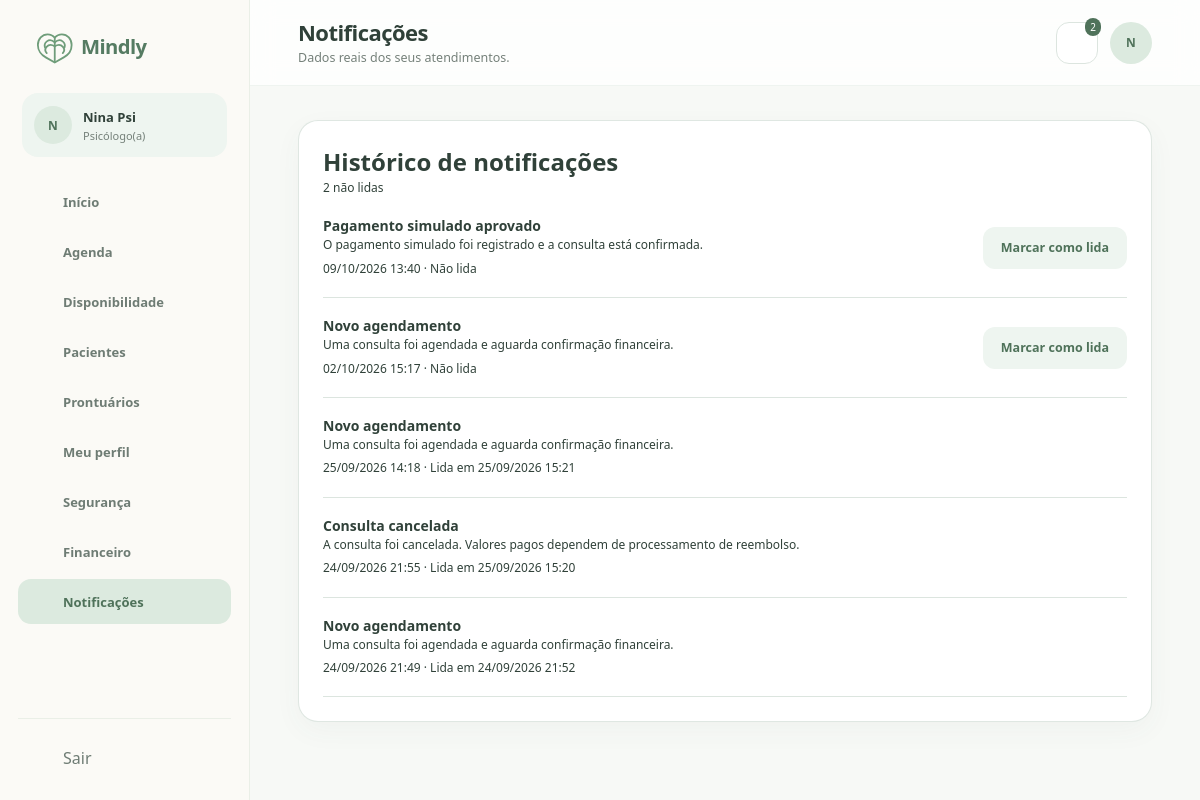
/view/notificacoesPsicologo.php (signed in), run on the app's committed database.
### tables this page shows
CREATE TABLE `psicologos` (
  `usuario_id` bigint(20) UNSIGNED NOT NULL,
  `crp` varchar(24) NOT NULL,
  `nome_profissional` varchar(150) DEFAULT NULL,
  `area_atuacao` varchar(150) DEFAULT NULL,
  `biografia` text DEFAULT NULL,
  `abordagem` text DEFAULT NULL,
  `valor_consulta` decimal(10,2) NOT NULL DEFAULT 0.00,
  `duracao_padrao_minutos` smallint(5) UNSIGNED NOT NULL DEFAULT 50,
  `status_verificacao` enum('pendente','aprovado','rejeitado') NOT NULL DEFAULT 'pendente',
  `verificado_em` datetime DEFAULT NULL,
  `criado_em` timestamp NOT NULL DEFAULT current_timestamp(),
  `atualizado_em` timestamp NOT NULL DEFAULT current_timestamp() ON UPDATE current_timestamp()
);

CREATE TABLE `usuarios` (
  `id` bigint(20) UNSIGNED NOT NULL,
  `nome` varchar(150) NOT NULL,
  `email` varchar(190) NOT NULL,
  `senha_hash` varchar(255) NOT NULL,
  `papel` enum('paciente','psicologo','admin') NOT NULL,
  `telefone` varchar(20) DEFAULT NULL,
  `avatar_url` varchar(500) DEFAULT NULL,
  `status` enum('pendente','ativo','suspenso','inativo') NOT NULL DEFAULT 'ativo',
  `email_verificado_em` datetime DEFAULT NULL,
  `ultimo_acesso_em` datetime DEFAULT NULL,
  `criado_em` timestamp NOT NULL DEFAULT current_timestamp(),
  `atualizado_em` timestamp NOT NULL DEFAULT current_timestamp() ON UPDATE current_timestamp()
);

CREATE TABLE `notificacoes` (
  `id` bigint(20) UNSIGNED NOT NULL,
  `usuario_id` bigint(20) UNSIGNED NOT NULL,
  `consulta_id` bigint(20) UNSIGNED DEFAULT NULL,
  `tipo` enum('consulta','pagamento','conta','sistema') NOT NULL DEFAULT 'sistema',
  `titulo` varchar(150) NOT NULL,
  `mensagem` text NOT NULL,
  `lida_em` datetime DEFAULT NULL,
  `criado_em` timestamp NOT NULL DEFAULT current_timestamp()
);

### model/Database.php (called while the page is built, shortened)
<?php
function config(): array
{
    static $config;
    if ($config === null) {
        $config = require __DIR__ . '/../config.example.php';
        $local = __DIR__ . '/../config/local.php';
        if (is_file($local))
            $config = array_replace($config, require $local);
    }
    return $config;
}
function db(): PDO
{
    static $pdo;
    if (!$pdo) {
        $c = config();
        $pdo = new PDO("mysql:host={$c['db_host']};port={$c['db_port']};dbname=mindly;charset=utf8mb4", $c['db_user'], $c['db_password'], [PDO::ATTR_ERRMODE => PDO::ERRMODE_EXCEPTION, PDO::ATTR_DEFAULT_FETCH_MODE => PDO::FETCH_ASSOC, PDO::ATTR_EMULATE_PREPARES => false]);
        $pdo->exec("SET time_zone = '+00:00'");
    }
    return $pdo;
}
function query(string $sql, array $params = []): PDOStatement
{
    $stmt = db()->prepare($sql);
    $stmt->execute($params);
    return $stmt;
}
function accountById($id)
{
    return query('SELECT u.*, p.status_verificacao FROM usuarios u LEFT JOIN psicologos p ON p.usuario_id=u.id WHERE u.id=?', [$id])->fetch();
}

### controller/Auth.php (called while the page is built, shortened)
<?php
require_once __DIR__ . '/../model/Database.php';
function e($value): string
{
    return htmlspecialchars((string) $value, ENT_QUOTES | ENT_SUBSTITUTE, 'UTF-8');
}
function accountProblem(array $user): ?string
{
    return null;
}
function requireRole(string $role): array
{
    try {
        $user = accountById($_SESSION['user_id']);
    } catch (Throwable $ex) {
        http_response_code(503);
        exit('Serviço temporariamente indisponível.');
    }
    return $user;
}

### controller/DadosController.php (called while the page is built, shortened)
<?php
require_once __DIR__ . '/../model/MindlyData.php';
function requestText(string $key): string
{
    return isset($_GET[$key]) && is_string($_GET[$key]) ? mb_substr(trim($_GET[$key]), 0, 190) : '';
}
function mindlyTime(?string $date = null): DateTimeImmutable
{
    return (new DateTimeImmutable($date ?: 'now', new DateTimeZone('UTC')))->setTimezone(new DateTimeZone('America/Sao_Paulo'));
}
function pageData(string $page, array $user): array
{
    $model = new MindlyData($user);
    $d = ['notificacoes' => $model->notifications(), 'consulta' => null, 'profissional' => null, 'horarios' => [], 'busca' => requestText('q')];
    switch ($page) {
        case 'notificacoesPsicologo.php':
            $d['avisos'] = $model->allNotifications();
            break;
    }
    $d['anterior'] = $_SESSION['operacao_anterior'] ?? [];
    return $d;
}
function loadPageData(string $page, array $user): array
{
    try {
        return pageData($page, $user);
    } catch (Throwable $error) {
        error_log('Mindly: falha ao consultar dados da página (' . get_class($error) . ').');
        http_response_code(503);
        exit('Não foi possível carregar os dados. Tente novamente mais tarde.');
    }
}

### model/MindlyData.php (called while the page is built, shortened)
<?php
require_once __DIR__ . '/Database.php';
final class MindlyData
{
    private int $id;
    public function __construct(array $user)
    {
        $this->id = (int) $user['id'];
    }
    public function notifications(): array
    {
        return query('SELECT id,titulo,mensagem,criado_em FROM notificacoes WHERE usuario_id=? AND lida_em IS NULL ORDER BY criado_em DESC,id DESC', [$this->id])->fetchAll();
    }
    public function allNotifications(): array
    {
        return query('SELECT id,titulo,mensagem,criado_em,lida_em FROM notificacoes WHERE usuario_id=? ORDER BY criado_em DESC,id DESC', [$this->id])->fetchAll();
    }
}

### view/componentes/dados.php (called while the page is built, shortened)
<?php
function dateLabel(?string $value, string $format = 'd/m/Y H:i'): string
{
    return $value ? mindlyTime($value)->format($format) : '—';
}

### view/notificacoesPsicologo.php (the view, shortened to what this page needs)
<?php require_once __DIR__ . '/../controller/Auth.php';
$currentUser = requireRole('psicologo');
require_once __DIR__ . '/../controller/DadosController.php';
$d = loadPageData(basename(__FILE__), $currentUser);
require_once __DIR__ . '/componentes/componentes.php';
require_once __DIR__ . '/componentes/dados.php'; ?>
<!DOCTYPE html>
<html lang="pt-BR">
<head>
    <link rel="stylesheet" href="../css/componentes.css">
    <link rel="stylesheet" href="../css/notificacoesPsicologo.css">
</head>
<body>
    <?php abrirLayout('psicologo', 'notificacoes', 'Notificações', 'Dados reais dos seus atendimentos.', $currentUser['nome']); ?>
    <section class="cartao lista-notificacoes">
        <h2>Histórico de notificações</h2>
        <p><?= count($d['notificacoes']) ?> não lidas</p><?php foreach ($d['avisos'] as $notice): ?>
            <article>
                <div>
                    <h3><?= e($notice['titulo']) ?></h3>
                    <p><?= nl2br(e($notice['mensagem'])) ?></p><small><?= dateLabel($notice['criado_em']) ?> ·
                        <?= $notice['lida_em'] ? 'Lida em ' . dateLabel($notice['lida_em']) : 'Não lida' ?></small>
                </div><?php if (!$notice['lida_em']): ?>
                    <form method="post" action="../processamento/profissional.php">
                            value="<?= (int) $notice['id'] ?>"><button class="botao botao-suave">Marcar como lida</button></form>
                <?php endif; ?>
            </article><?php endforeach;
               emptyState('Você não possui notificações.'); ?>
    </section>
    <?php fecharLayout(); ?>
</body>
</html>

### view/componentes/componentes.php (shortened to what this page needs)
<?php
function icon($name, $class = '')
{
    $svg = $icons[$name] ?? $icons['home'];
    return '<svg class="icone ' . $class . '" viewBox="0 0 24 24" aria-hidden="true">' . $svg . '</svg>';
}
function navItems($perfil)
{
    if ($perfil === 'psicologo')
        return [
            ['dashboardPsicologo.php', 'home', 'Início', 'inicio'],
            ['agendaPsicologo.php', 'calendar', 'Agenda', 'agenda'],
            ['disponibilidadePsicologo.php', 'clock', 'Disponibilidade', 'disponibilidade'],
            ['pacientesPsicologo.php', 'users', 'Pacientes', 'pacientes'],
            ['prontuarioPsicologo.php', 'file', 'Prontuários', 'prontuarios'],
            ['perfilProfissional.php', 'user', 'Meu perfil', 'perfil'],
            ['alterarSenha.php', 'lock', 'Segurança', 'seguranca'],
            ['financeiroPsicologo.php', 'wallet', 'Financeiro', 'financeiro'],
            ['notificacoesPsicologo.php', 'bell', 'Notificações', 'notificacoes'],
        ];
    return [
        ['dashboardAdmin.php', 'home', 'Visão geral', 'inicio'],
        ['usuariosAdmin.php', 'users', 'Usuários', 'usuarios'],
        ['atendimentosAdmin.php', 'video', 'Atendimentos', 'atendimentos'],
        ['relatoriosAdmin.php', 'chart', 'Relatórios', 'relatorios'],
    ];
}
function abrirLayout($perfil, $ativo, $titulo, $subtitulo, $nome)
{
    global $currentUser, $d;
    $nome = e($currentUser['nome']);
    $perfilLabel = $perfil === 'paciente' ? 'Paciente' : ($perfil === 'psicologo' ? 'Psicólogo(a)' : 'Administrador');
    $iniciais = e(mb_strtoupper(mb_substr($currentUser['nome'], 0, 1)));
    echo '<div class="app">';
    echo '<aside class="sidebar">';
    echo '<a class="sidebar-logo" href="home.php"><img src="../img/logo-mindly.svg" alt="Mindly"></a>';
    echo '<div class="perfil-lateral"><span class="avatar avatar-pequeno">' . $iniciais . '</span><div><strong>' . $nome . '</strong><span>' . $perfilLabel . '</span></div></div>';
    echo '<nav class="menu-lateral">';
    foreach (navItems($perfil) as $item) {
        [$href, $ico, $label, $key] = $item;
        $classe = $key === $ativo ? 'item-menu ativo' : 'item-menu';
        echo '<a class="' . $classe . '" href="' . $href . '">' . icon($ico) . '<span>' . $label . '</span></a>';
    }
    echo '</nav>';
    echo '<div class="sidebar-rodape"><form method="post" action="../processamento/auth.php">' . csrfField() . '<input type="hidden" name="acao" value="logout"><button class="item-menu" style="border:0;background:transparent;width:100%;cursor:pointer;font:inherit" type="submit">' . icon('logout') . '<span>Sair</span></button></form></div>';
    echo '</aside>';
    echo '<main class="area-app">';
    echo '<header class="topbar"><div class="titulo-topbar"><h1>' . $titulo . '</h1><p>' . $subtitulo . '</p></div><div class="acoes-topbar"><details class="notificacoes"><summary class="botao-icone" aria-label="Notificações">' . icon('bell');
    if (!empty($d['notificacoes']))
        echo '<span class="contador-notificacoes">' . count($d['notificacoes']) . '</span>';
    echo '</summary><div class="painel-notificacoes"><h2>Notificações</h2>';
    echo '</div></details><span class="avatar">' . $iniciais . '</span></div></header>';
    echo '<section class="conteudo-app">';
}
function fecharLayout()
{
    echo '</section></main></div>';
}
?>

### css/componentes.css (style rules this page uses)
:root { --verde-principal:#6f9d7a;--verde-escuro:#4f725a;--verde-profundo:#344f3e;--verde-medio:#94b59d;--verde-claro:#dceadf;--verde-suave:#eef5f0;--verde-nevoa:#f4f8f4;--creme:#fbfaf6;--branco:#fff;--texto:#304139;--texto-suave:#75817a;--borda:#dce5df;--sombra:0 18px 45px rgba(70,104,82,.09);--raio:20px;--transicao:180ms ease }
* { margin:0;padding:0;box-sizing:border-box }
body { min-width:320px;font-family:"Segoe UI",Arial,Helvetica,sans-serif;color:var(--texto);background:#f7f9f6;-webkit-font-smoothing:antialiased }
button,input,select,textarea { font:inherit }
a { color:inherit }
.icone { width:20px;height:20px;fill:none;stroke:currentColor;stroke-width:1.65;stroke-linecap:round;stroke-linejoin:round;flex:0 0 auto }
.app { min-height:100vh;display:grid;grid-template-columns:250px minmax(0,1fr) }
.sidebar { position:sticky;top:0;height:100vh;padding:28px 18px 20px;background:rgba(251,250,246,.98);border-right:1px solid rgba(111,157,122,.12);display:flex;flex-direction:column;z-index:20 }
.sidebar-logo { display:inline-flex;padding:0 12px 26px;text-decoration:none }
.sidebar-logo img { width:138px;height:auto }
.perfil-lateral { margin:0 4px 22px;padding:13px 12px;border-radius:16px;background:var(--verde-suave);display:flex;align-items:center;gap:11px }
.perfil-lateral div { min-width:0;display:flex;flex-direction:column }
.perfil-lateral strong { font-size:13px;white-space:nowrap;overflow:hidden;text-overflow:ellipsis }
.perfil-lateral span:not(.avatar) { margin-top:2px;font-size:11px;color:var(--texto-suave) }
.avatar { width:42px;height:42px;border-radius:50%;display:inline-flex;align-items:center;justify-content:center;background:var(--verde-claro);color:var(--verde-escuro);font-size:12px;font-weight:700;letter-spacing:.03em }
.avatar-pequeno { width:38px;height:38px }
.menu-lateral { display:flex;flex-direction:column;gap:5px }
.item-menu { min-height:45px;padding:0 13px;border-radius:13px;display:flex;align-items:center;gap:12px;color:#6e7c74;font-size:13px;font-weight:600;text-decoration:none;transition:background var(--transicao),color var(--transicao),transform var(--transicao) }
.item-menu.ativo { background:var(--verde-claro);color:var(--verde-escuro) }
.sidebar-rodape { margin-top:auto;padding-top:16px;border-top:1px solid rgba(111,157,122,.12) }
.area-app { min-width:0 }
.topbar { min-height:86px;padding:18px clamp(24px,4vw,48px);display:flex;align-items:center;justify-content:space-between;gap:24px;background:rgba(255,255,255,.78);border-bottom:1px solid rgba(111,157,122,.1);backdrop-filter:blur(12px);position:sticky;top:0;z-index:15 }
.titulo-topbar h1 { font-size:22px;line-height:1.2;font-weight:680;letter-spacing:-.025em }
.titulo-topbar p { margin-top:4px;color:var(--texto-suave);font-size:12.5px }
.acoes-topbar { display:flex;align-items:center;gap:12px }
.botao-icone { width:42px;height:42px;border:1px solid var(--borda);border-radius:13px;background:var(--branco);color:var(--verde-escuro);display:inline-flex;align-items:center;justify-content:center;cursor:pointer;position:relative }
.conteudo-app { padding:34px clamp(24px,4vw,48px) 48px;max-width:1500px;margin:0 auto }
.cartao { background:var(--branco);border:1px solid rgba(220,229,223,.9);border-radius:var(--raio);box-shadow:0 9px 28px rgba(70,104,82,.045) }
.botao { min-height:42px;border-radius:12px;border:1px solid transparent;padding:0 17px;display:inline-flex;align-items:center;justify-content:center;gap:8px;font-weight:650;font-size:12.5px;text-decoration:none;cursor:pointer;transition:transform var(--transicao),background var(--transicao),box-shadow var(--transicao) }
.botao-suave { background:var(--verde-suave);color:var(--verde-escuro) }
.notificacoes { position:relative }
.notificacoes summary { list-style:none;cursor:pointer }
.contador-notificacoes { position:absolute;right:-4px;top:-5px;padding:2px 5px;border-radius:10px;background:var(--verde-escuro);color:#fff;font-size:10px }
details>summary { cursor:pointer;padding:10px 0;color:var(--verde-escuro) }

### css/notificacoesPsicologo.css (style rules this page uses)
.lista-notificacoes article { display:flex;gap:20px;align-items:center;justify-content:space-between;border-bottom:1px solid var(--borda);padding:18px 0 }
.lista-notificacoes h3 { font-size:14px }
.lista-notificacoes p,.lista-notificacoes small { font-size:12px;line-height:1.7 }
.lista-notificacoes article>div { overflow-wrap:anywhere }

### data on the page
psicologos: usuario_id.nome "N", usuario_id.nome "Nina Psi"
notificacoes: titulo "Pagamento simulado aprovado", mensagem "O pagamento simulado foi registrado e a consulta está confirmada.", criado_em "09/10/2026 13:40", shows "Não lida"
notificacoes: titulo "Novo agendamento", mensagem "Uma consulta foi agendada e aguarda confirmação financeira.", criado_em "02/10/2026 15:17", shows "Não lida"
notificacoes: titulo "Novo agendamento", mensagem "Uma consulta foi agendada e aguarda confirmação financeira.", criado_em "25/09/2026 14:18", lida_em "25/09/2026 15:21"
notificacoes: titulo "Consulta cancelada", mensagem "A consulta foi cancelada. Valores pagos dependem de processamento de reembolso.", criado_em "24/09/2026 21:55", lida_em "25/09/2026 15:20"
notificacoes: titulo "Novo agendamento", mensagem "Uma consulta foi agendada e aguarda confirmação financeira.", criado_em "24/09/2026 21:49", lida_em "24/09/2026 21:52"

### other printed values
$perfilLabel "Psicólogo(a)"
$label "Início"
$label "Agenda"
$label "Disponibilidade"
$label "Pacientes"
$label "Prontuários"
$label "Meu perfil"
$label "Segurança"
$label "Financeiro"
$label "Notificações"
$titulo "Notificações"
$subtitulo "Dados reais dos seus atendimentos."
count($d['notificacoes']) "2"
